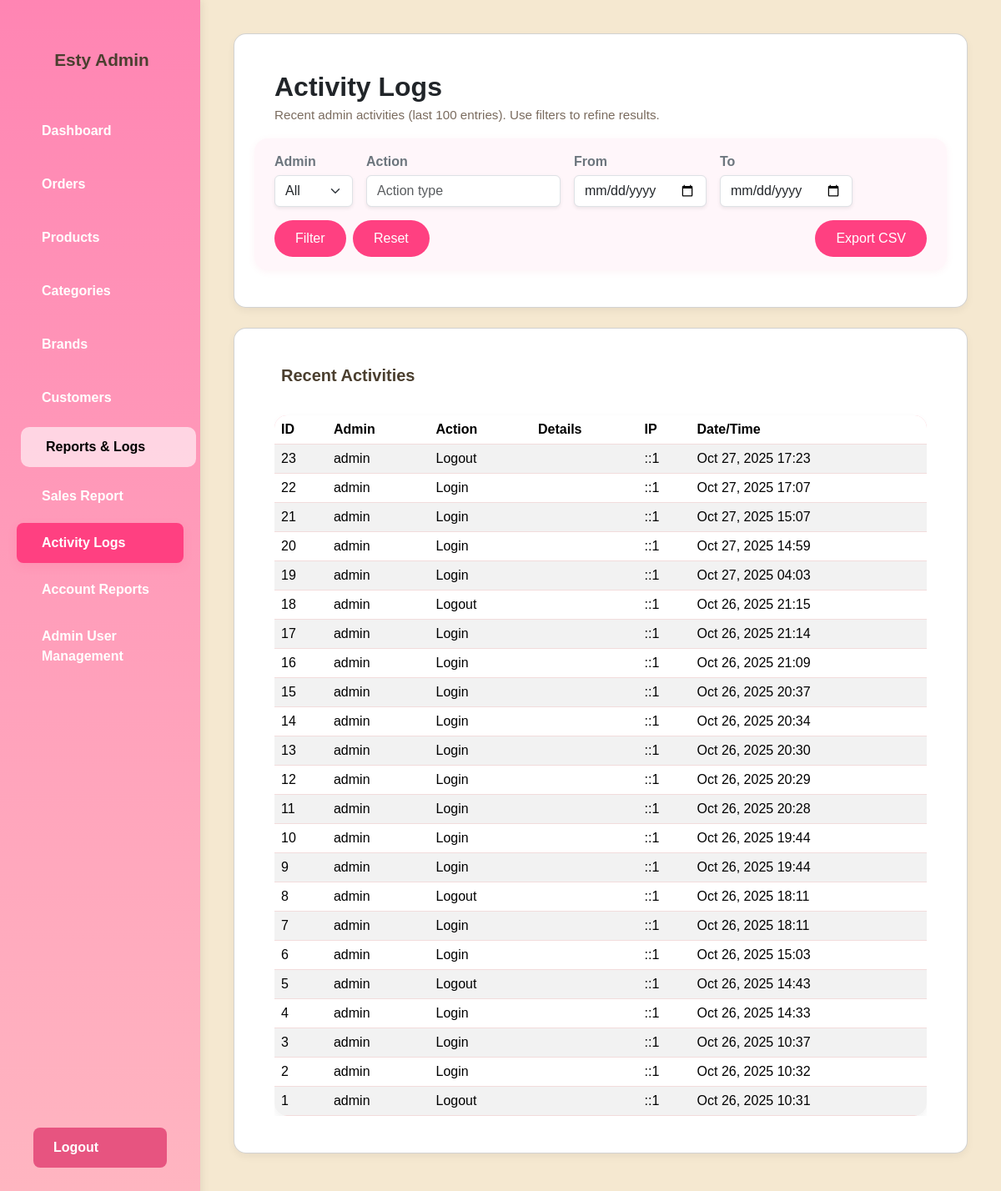
/ESTY/admin/activity_logs.php (signed in), run on the app's committed database.
### tables this page shows
CREATE TABLE `admin_activity_logs` (
  `id` int(11) NOT NULL,
  `admin_username` varchar(50) NOT NULL,
  `action` varchar(100) NOT NULL,
  `details` text DEFAULT NULL,
  `ip_address` varchar(45) DEFAULT NULL,
  `created_at` timestamp NOT NULL DEFAULT current_timestamp()
);

### ESTY/admin/activity_logs.php (the view, shortened to what this page needs)
<?php
require_once '../db.php';
$logs = [];
$admin_filter = $_GET['admin'] ?? '';
$action_filter = $_GET['action'] ?? '';
$date_from = $_GET['date_from'] ?? '';
$date_to = $_GET['date_to'] ?? '';
$sql = "SELECT l.id, l.admin_username, l.action, l.details, l.ip_address, l.created_at FROM admin_activity_logs l";
$sql .= " ORDER BY l.created_at DESC LIMIT 100";
$stmt = $conn->prepare($sql);
$stmt->execute();
$res = $stmt->get_result();
while ($row = $res->fetch_assoc()) $logs[] = $row;
include 'sidebar.php';
?>
<!DOCTYPE html>
<html lang='en'>
<head>
  <link href='https://cdn.jsdelivr.net/npm/bootstrap@5.3.3/dist/css/bootstrap.min.css' rel='stylesheet'>
  <link rel='stylesheet' href='admin-style.css'>
</head>
<body>
<div class='main-content'>
  <div class='card mb-4'>
    <div class='d-flex flex-column flex-md-row justify-content-between align-items-md-center gap-2 p-3 pb-0'>
      <div>
        <h2 class='fw-bold mb-1'>Activity Logs</h2>
        <p class='muted mb-0'>Recent admin activities (last 100 entries). Use filters to refine results.</p>
      </div>
    </div>
  <form class='row row-cols-1 row-cols-md-auto g-3 align-items-end px-3 pb-3' method='get' style='background: #fff6fa; border-radius: 1rem; box-shadow: 0 2px 8px rgba(231,84,128,0.07); margin-top: 1rem;'>
      <div class='col'>
        <label class='form-label mb-1 fw-semibold text-secondary'>Admin</label>
        <select name='admin' class='form-select shadow-sm'>
          <option value=''>All</option>
        </select>
      </div>
      <div class='col'>
        <label class='form-label mb-1 fw-semibold text-secondary'>Action</label>
        <input type='text' name='action' class='form-control shadow-sm' value='<?= htmlspecialchars($action_filter) ?>' placeholder='Action type'>
      </div>
      <div class='col'>
        <label class='form-label mb-1 fw-semibold text-secondary'>From</label>
        <input type='date' name='date_from' class='form-control shadow-sm' value='<?= htmlspecialchars($date_from) ?>'>
      </div>
      <div class='col'>
        <label class='form-label mb-1 fw-semibold text-secondary'>To</label>
        <input type='date' name='date_to' class='form-control shadow-sm' value='<?= htmlspecialchars($date_to) ?>'>
      </div>
      <div class='col'>
        <button type='submit' class='btn btn-primary px-4'><i class='bi bi-funnel'></i> Filter</button>
        <a href='activity_logs.php' class='btn btn-outline-secondary ms-1'>Reset</a>
      </div>
      <div class='col ms-md-auto'>
        <a class='btn btn-outline-secondary' href='activity_logs.php?admin=<?= urlencode($admin_filter) ?>&action=<?= urlencode($action_filter) ?>&date_from=<?= urlencode($date_from) ?>&date_to=<?= urlencode($date_to) ?>&export=csv'>Export CSV</a>
      </div>
    </form>
  </div>
  <div class='card'>
    <div class='card-body'>
      <h5 class='mb-3'><i class='bi bi-clock-history me-2'></i>Recent Activities</h5>
      <div class='table-responsive'>
        <table class='table table-striped align-middle mb-0'>
          <thead>
            <tr>
              <th>ID</th>
              <th>Admin</th>
              <th>Action</th>
              <th>Details</th>
              <th>IP</th>
              <th>Date/Time</th>
            </tr>
          </thead>
          <tbody>
            <?php if (empty($logs)): ?>
              <tr><td colspan='6' class='text-center text-muted py-4'>No activity logs found.</td></tr>
            <?php else: foreach ($logs as $log): ?>
              <tr>
                <td><?= (int)$log['id'] ?></td>
                <td><?= htmlspecialchars($log['admin_username'] ?? 'Unknown') ?></td>
                <td><?= htmlspecialchars($log['action']) ?></td>
                <td><?= htmlspecialchars($log['details'] ?? '') ?></td>
                <td><?= htmlspecialchars($log['ip_address'] ?? '') ?></td>
                <td><?= date('M d, Y H:i', strtotime($log['created_at'])) ?></td>
              </tr>
            <?php endforeach; endif; ?>
          </tbody>
        </table>
      </div>
    </div>
  </div>
</div>
</body>
</html>

### ESTY/admin/admin-style.css (style rules this page uses)
body { background-color: #F5E8D0; color: #4B3F2F; font-family: 'Arial', sans-serif; margin: 0; display: flex; min-height: 100vh; }
.main-content { margin-left: 240px; padding: 48px 56px; flex: 1; overflow-y: auto; }
.card { background: #ffffff; border-radius: 15px; box-shadow: 0 4px 10px rgba(0,0,0,0.05); padding: 28px 32px; margin-bottom: 30px; transition: transform 0.3s ease, box-shadow 0.3s ease; }
.card h5 { color: #4B3F2F; font-weight: 600; }
table { width: 100%; background-color: #fff; border-radius: 10px; overflow: hidden; margin-top: 20px; }
thead { background-color: #ffb6c1; color: #4B3F2F; }
th, td { padding: 14px 16px; border-bottom: 1px solid #f2dcdc; }
.btn { background-color: #ff4081; color: #fff; border: none; border-radius: 25px; padding: 10px 25px; transition: all 0.3s ease; }
.muted { color: #7a6b5e; font-size: 0.95rem; }
body { background-color: #fdf6f9 !important; font-family: 'Arial', sans-serif !important; color: #4B3F2F !important; margin: 0; }
.main-content { margin-left: 240px !important; padding: 40px !important; background-color: #F5E8D0; min-height: 100vh; box-sizing: border-box; }
.card, .table { background: #fff; border-radius: 15px; box-shadow: 0 4px 10px rgba(0, 0, 0, 0.05); }
.btn-primary, .btn-add { background-color: #ff4081 !important; border: none !important; color: white !important; border-radius: 25px !important; padding: 10px 25px !important; transition: all 0.3s ease; }

### data on the page
admin_activity_logs: id "23", admin_username "admin", action "Logout", ip_address "::1", created_at "Oct 27, 2025 17:23"
admin_activity_logs: id "22", admin_username "admin", action "Login", ip_address "::1", created_at "Oct 27, 2025 17:07"
admin_activity_logs: id "21", admin_username "admin", action "Login", ip_address "::1", created_at "Oct 27, 2025 15:07"
admin_activity_logs: id "20", admin_username "admin", action "Login", ip_address "::1", created_at "Oct 27, 2025 14:59"
admin_activity_logs: id "19", admin_username "admin", action "Login", ip_address "::1", created_at "Oct 27, 2025 04:03"
admin_activity_logs: id "18", admin_username "admin", action "Logout", ip_address "::1", created_at "Oct 26, 2025 21:15"
admin_activity_logs: id "17", admin_username "admin", action "Login", ip_address "::1", created_at "Oct 26, 2025 21:14"
admin_activity_logs: id "16", admin_username "admin", action "Login", ip_address "::1", created_at "Oct 26, 2025 21:09"
admin_activity_logs: id "15", admin_username "admin", action "Login", ip_address "::1", created_at "Oct 26, 2025 20:37"
admin_activity_logs: id "14", admin_username "admin", action "Login", ip_address "::1", created_at "Oct 26, 2025 20:34"
admin_activity_logs: id "13", admin_username "admin", action "Login", ip_address "::1", created_at "Oct 26, 2025 20:30"
admin_activity_logs: id "12", admin_username "admin", action "Login", ip_address "::1", created_at "Oct 26, 2025 20:29"
admin_activity_logs: id "11", admin_username "admin", action "Login", ip_address "::1", created_at "Oct 26, 2025 20:28"
admin_activity_logs: id "10", admin_username "admin", action "Login", ip_address "::1", created_at "Oct 26, 2025 19:44"
admin_activity_logs: id "9", admin_username "admin", action "Login", ip_address "::1", created_at "Oct 26, 2025 19:44"
admin_activity_logs: id "8", admin_username "admin", action "Logout", ip_address "::1", created_at "Oct 26, 2025 18:11"
admin_activity_logs: id "7", admin_username "admin", action "Login", ip_address "::1", created_at "Oct 26, 2025 18:11"
admin_activity_logs: id "6", admin_username "admin", action "Login", ip_address "::1", created_at "Oct 26, 2025 15:03"
admin_activity_logs: id "5", admin_username "admin", action "Logout", ip_address "::1", created_at "Oct 26, 2025 14:43"
admin_activity_logs: id "4", admin_username "admin", action "Login", ip_address "::1", created_at "Oct 26, 2025 14:33"
admin_activity_logs: id "3", admin_username "admin", action "Login", ip_address "::1", created_at "Oct 26, 2025 10:37"
admin_activity_logs: id "2", admin_username "admin", action "Login", ip_address "::1", created_at "Oct 26, 2025 10:32"
admin_activity_logs: id "1", admin_username "admin", action "Logout", ip_address "::1", created_at "Oct 26, 2025 10:31"
